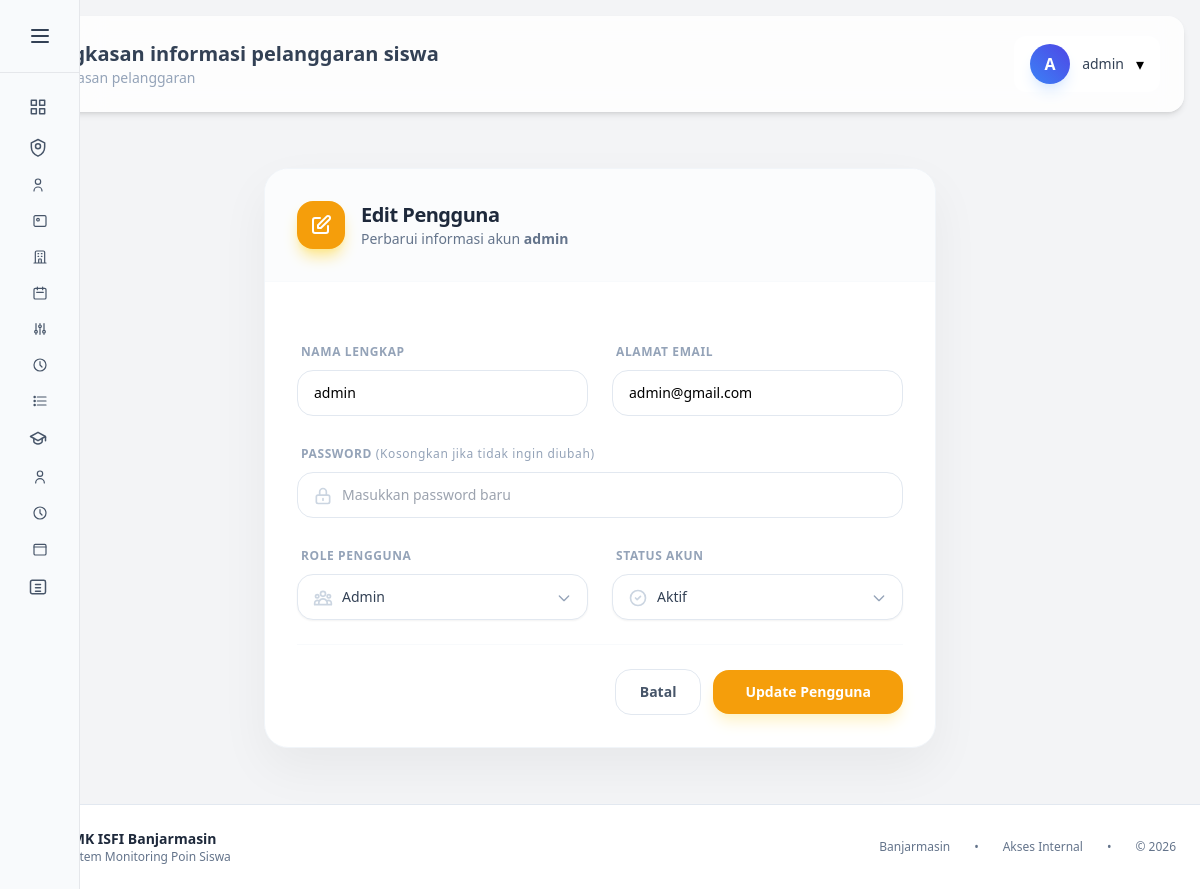
The page /users_edit?id=9 (signed in) on the database its author committed.
### tables this page shows
CREATE TABLE `user` (
  `id` int NOT NULL,
  `email` varchar(100) DEFAULT NULL,
  `password` varchar(100) DEFAULT NULL,
  `fullname` varchar(100) DEFAULT NULL,
  `role` varchar(20) DEFAULT NULL,
  `status` enum('aktif','nonaktif') DEFAULT 'aktif'
);

### pages/users/users_edit.php (the view, shortened to what this page needs)
<?php
include __DIR__ . '/../../config/connection.php';
$id = intval($_GET['id']);
$stmt = mysqli_prepare($connect, "SELECT * FROM user WHERE id = ?");
mysqli_stmt_bind_param($stmt, "i", $id);
mysqli_stmt_execute($stmt);
$result = mysqli_stmt_get_result($stmt);
$user = mysqli_fetch_assoc($result);
?>
<div class="animate__animated animate__fadeIn p-4 md:p-8 relative z-10">
    <div class="bg-white rounded-3xl shadow-[0_20px_50px_rgba(0,0,0,0.05)] border border-slate-100 overflow-hidden max-w-2xl mx-auto">
        <div class="p-8 border-b border-slate-50 bg-slate-50/50">
            <div class="flex items-center gap-4">
                <div class="h-12 w-12 rounded-2xl bg-amber-500 flex items-center justify-center text-white shadow-lg shadow-amber-200">
                    <svg xmlns="http://www.w3.org/2000/svg" class="h-6 w-6" fill="none" viewBox="0 0 24 24" stroke="currentColor">
                        <path stroke-linecap="round" stroke-linejoin="round" stroke-width="2" d="M11 5H6a2 2 0 00-2 2v11a2 2 0 002 2h11a2 2 0 002-2v-5m-1.414-9.414a2 2 0 112.828 2.828L11.828 15H9v-2.828l8.586-8.586z" />
                    </svg>
                </div>
                <div>
                    <h2 class="text-xl font-bold text-slate-800 tracking-tight">Edit Pengguna</h2>
                    <p class="text-sm text-slate-500">Perbarui informasi akun <strong><?= htmlspecialchars($user['fullname']) ?></strong></p>
                </div>
            </div>
        </div>
        <form action="users_edit_proses" method="POST" class="p-8 space-y-6">
            <div class="grid grid-cols-1 md:grid-cols-2 gap-6">
                <div class="space-y-2">
                    <label class="text-xs font-bold text-slate-400 uppercase tracking-wider ml-1">Nama Lengkap</label>
                    <input type="text" name="name" value="<?= htmlspecialchars($user['fullname']) ?>"
                           class="w-full rounded-2xl border border-slate-200 px-4 py-3 text-sm focus:ring-4 focus:ring-blue-100 focus:border-blue-400 focus:outline-none transition-all duration-300" required />
                </div>
                <div class="space-y-2">
                    <label class="text-xs font-bold text-slate-400 uppercase tracking-wider ml-1">Alamat Email</label>
                    <input type="email" name="email" value="<?= htmlspecialchars($user['email']) ?>"
                           class="w-full rounded-2xl border border-slate-200 px-4 py-3 text-sm focus:ring-4 focus:ring-blue-100 focus:border-blue-400 focus:outline-none transition-all duration-300" required />
                </div>
            </div>
            <div class="space-y-2">
                <label class="text-xs font-bold text-slate-400 uppercase tracking-wider ml-1">
                    Password <span class="normal-case font-medium text-slate-400">(Kosongkan jika tidak ingin diubah)</span>
                </label>
                <div class="relative group">
                    <div class="absolute left-4 top-3.5 text-slate-300 group-focus-within:text-blue-500 transition-colors duration-300">
                        <svg xmlns="http://www.w3.org/2000/svg" class="h-5 w-5" fill="none" viewBox="0 0 24 24" stroke="currentColor">
                            <path stroke-linecap="round" stroke-linejoin="round" stroke-width="2" d="M12 15v2m-6 4h12a2 2 0 002-2v-6a2 2 0 00-2-2H6a2 2 0 00-2 2v6a2 2 0 002 2zm10-10V7a4 4 0 00-8 0v4h8z" />
                        </svg>
                    </div>
                    <input type="password" name="password" placeholder="Masukkan password baru"
                           class="w-full rounded-2xl border border-slate-200 pl-11 pr-4 py-3 text-sm focus:ring-4 focus:ring-blue-100 focus:border-blue-400 focus:outline-none transition-all duration-300" />
                </div>
            </div>
            <div class="grid grid-cols-1 md:grid-cols-2 gap-6">
                <div class="space-y-2">
                    <label class="text-xs font-bold text-slate-400 uppercase tracking-wider ml-1">Role Pengguna</label>
                    <div class="relative group">
                        <div class="absolute left-4 top-3.5 text-slate-300 group-focus-within:text-blue-500 transition-colors duration-300 pointer-events-none">
                        </div>
                        <select name="role"
                                class="w-full rounded-2xl border border-slate-200 pl-11 pr-10 py-3 text-sm text-slate-700 bg-white hover:border-blue-300 focus:ring-4 focus:ring-blue-100 focus:border-blue-400 focus:outline-none transition-all duration-300 appearance-none cursor-pointer shadow-sm" required>
                            <option value="admin" <?= $user['role'] === 'admin' ? 'selected' : '' ?>>Admin</option>
                        </select>
                        <div class="absolute right-4 top-4 text-slate-400 pointer-events-none group-focus-within:rotate-180 transition-transform duration-300">
                        </div>
                    </div>
                </div>
                <div class="space-y-2">
                    <label class="text-xs font-bold text-slate-400 uppercase tracking-wider ml-1">Status Akun</label>
                    <div class="relative group">
                        <div class="absolute left-4 top-3.5 text-slate-300 group-focus-within:text-blue-500 transition-colors duration-300 pointer-events-none">
                        </div>
                        <select name="status"
                                class="w-full rounded-2xl border border-slate-200 pl-11 pr-10 py-3 text-sm text-slate-700 bg-white hover:border-blue-300 focus:ring-4 focus:ring-blue-100 focus:border-blue-400 focus:outline-none transition-all duration-300 appearance-none cursor-pointer shadow-sm" required>
                            <option value="aktif" <?= $user['status'] === 'aktif' ? 'selected' : '' ?>>Aktif</option>
                        </select>
                        <div class="absolute right-4 top-4 text-slate-400 pointer-events-none group-focus-within:rotate-180 transition-transform duration-300">
                        </div>
                    </div>
                </div>
            </div>
            <div class="flex items-center justify-end gap-3 pt-6 border-t border-slate-50">
                <a href="users"
                   class="px-6 py-3 rounded-2xl border border-slate-200 text-slate-600 text-sm font-semibold hover:bg-slate-50 transition-all duration-300">
                    Batal
                </a>
                <button type="submit"
                        class="px-8 py-3 rounded-2xl bg-amber-500 hover:bg-amber-600 text-white text-sm font-bold transition-all duration-300 shadow-lg shadow-amber-100 hover:-translate-y-1 active:scale-95">
                    Update Pengguna
                </button>
            </div>
        </form>
    </div>
</div>

### index.php (style rules this page uses)
html, body { width: 100%; overflow-x: hidden; }

### rows shown on the page
user: fullname "admin", name "admin", email "admin@gmail.com", role "Admin", status "Aktif"

### other values the page prints
user_initials($_SESSION['user_name']) "A"
$_SESSION['user_name'] "admin"
